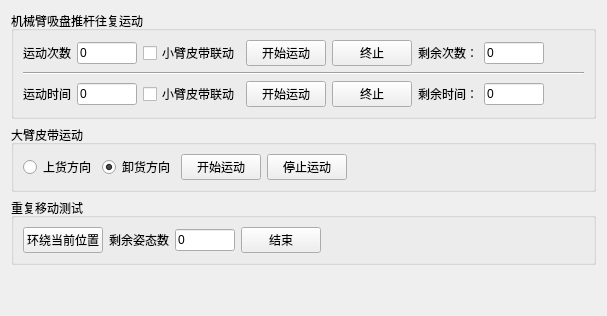
     <widget class="QWidget" name="tab_4">
      <attribute name="title">
       <string>调试</string>
      </attribute>
      <layout class="QGridLayout" name="gridLayout_11">
       <item row="0" column="0">
        <layout class="QGridLayout" name="gridLayout_10">
         <item row="5" column="0">
          <spacer name="verticalSpacer_2">
           <property name="orientation">
            <enum>Qt::Vertical</enum>
           </property>
           <property name="sizeHint" stdset="0">
            <size>
             <width>20</width>
             <height>40</height>
            </size>
           </property>
          </spacer>
         </item>
         <item row="3" column="0">
          <widget class="QGroupBox" name="groupBox_2">
           <property name="title">
            <string>大臂皮带运动</string>
           </property>
           <layout class="QGridLayout" name="gridLayout_14">
            <item row="0" column="0">
             <layout class="QGridLayout" name="gridLayout_12">
              <item row="0" column="0">
               <layout class="QHBoxLayout" name="horizontalLayout_9">
                <item>
                 <widget class="QRadioButton" name="radioUploadDirection">
                  <property name="text">
                   <string>上货方向</string>
                  </property>
                  <property name="checkable">
                   <bool>true</bool>
                  </property>
                  <property name="checked">
                   <bool>false</bool>
                  </property>
                 </widget>
                </item>
                <item>
                 <widget class="QRadioButton" name="radioUnloadDirection">
                  <property name="text">
                   <string>卸货方向</string>
                  </property>
                  <property name="checked">
                   <bool>true</bool>
                  </property>
                 </widget>
                </item>
                <item>
                 <widget class="QPushButton" name="btnStartRunConveyor">
                  <property name="text">
                   <string>开始运动</string>
                  </property>
                 </widget>
                </item>
                <item>
                 <widget class="QPushButton" name="btnStopRunConveyor">
                  <property name="text">
                   <string>停止运动</string>
                  </property>
                 </widget>
                </item>
                <item>
                 <spacer name="horizontalSpacer_9">
                  <property name="orientation">
                   <enum>Qt::Horizontal</enum>
                  </property>
                  <property name="sizeHint" stdset="0">
                   <size>
                    <width>40</width>
                    <height>20</height>
                   </size>
                  </property>
                 </spacer>
                </item>
               </layout>
              </item>
             </layout>
            </item>
           </layout>
          </widget>
         </item>
         <item row="2" column="0">
          <widget class="QGroupBox" name="groupBox">
           <property name="title">
            <string>机械臂吸盘推杆往复运动</string>
           </property>
           <layout class="QGridLayout" name="gridLayout_13">
            <item row="0" column="0">
             <layout class="QHBoxLayout" name="horizontalLayout_8">
              <item>
               <widget class="QLabel" name="label_37">
                <property name="text">
                 <string>运动次数</string>
                </property>
               </widget>
              </item>
              <item>
               <widget class="QLineEdit" name="edtRunCount">
                <property name="maximumSize">
                 <size>
                  <width>60</width>
                  <height>16777215</height>
                 </size>
                </property>
                <property name="text">
                 <string>0</string>
                </property>
               </widget>
              </item>
              <item>
               <widget class="QCheckBox" name="checkRunConveyor_1">
                <property name="text">
                 <string>小臂皮带联动</string>
                </property>
               </widget>
              </item>
              <item>
               <widget class="QPushButton" name="btnStartRun_1">
                <property name="text">
                 <string>开始运动</string>
                </property>
               </widget>
              </item>
              <item>
               <widget class="QPushButton" name="btnStopRun_1">
                <property name="text">
                 <string>终止</string>
                </property>
               </widget>
              </item>
              <item>
               <widget class="QLabel" name="label_39">
                <property name="text">
                 <string>剩余次数：</string>
                </property>
               </widget>
              </item>
              <item>
               <widget class="QLineEdit" name="edtRemainingRunCount">
                <property name="maximumSize">
                 <size>
                  <width>60</width>
                  <height>16777215</height>
                 </size>
                </property>
                <property name="text">
                 <string>0</string>
                </property>
                <property name="readOnly">
                 <bool>true</bool>
                </property>
               </widget>
              </item>
              <item>
               <spacer name="horizontalSpacer_8">
                <property name="orientation">
                 <enum>Qt::Horizontal</enum>
                </property>
                <property name="sizeHint" stdset="0">
                 <size>
                  <width>40</width>
                  <height>20</height>
                 </size>
                </property>
               </spacer>
              </item>
             </layout>
            </item>
            <item row="1" column="0">
             <widget class="Line" name="line_5">
              <property name="orientation">
               <enum>Qt::Horizontal</enum>
              </property>
             </widget>
            </item>
            <item row="2" column="0">
             <layout class="QHBoxLayout" name="horizontalLayout_7">
              <item>
               <widget class="QLabel" name="label_33">
                <property name="text">
                 <string>运动时间</string>
                </property>
               </widget>
              </item>
              <item>
               <widget class="QLineEdit" name="edtRunTime">
                <property name="maximumSize">
                 <size>
                  <width>60</width>
                  <height>16777215</height>
                 </size>
                </property>
                <property name="text">
                 <string>0</string>
                </property>
               </widget>
              </item>
              <item>
               <widget class="QCheckBox" name="checkRunConveyor_2">
                <property name="text">
                 <string>小臂皮带联动</string>
                </property>
               </widget>
              </item>
              <item>
               <widget class="QPushButton" name="btnStartRun_2">
                <property name="text">
                 <string>开始运动</string>
                </property>
               </widget>
              </item>
              <item>
               <widget class="QPushButton" name="btnStopRun_2">
                <property name="text">
                 <string>终止</string>
                </property>
               </widget>
              </item>
              <item>
               <widget class="QLabel" name="label_35">
                <property name="text">
                 <string>剩余时间：</string>
                </property>
               </widget>
              </item>
              <item>
               <widget class="QLineEdit" name="edtRemainingRunTime">
                <property name="maximumSize">
                 <size>
                  <width>60</width>
                  <height>16777215</height>
                 </size>
                </property>
                <property name="text">
                 <string>0</string>
                </property>
                <property name="readOnly">
                 <bool>true</bool>
                </property>
               </widget>
              </item>
              <item>
               <spacer name="horizontalSpacer_7">
                <property name="orientation">
                 <enum>Qt::Horizontal</enum>
                </property>
                <property name="sizeHint" stdset="0">
                 <size>
                  <width>40</width>
                  <height>20</height>
                 </size>
                </property>
               </spacer>
              </item>
             </layout>
            </item>
           </layout>
          </widget>
         </item>
         <item row="4" column="0">
          <widget class="QGroupBox" name="groupBox_3">
           <property name="title">
            <string>重复移动测试</string>
           </property>
           <layout class="QGridLayout" name="gridLayout_16">
            <item row="0" column="0">
             <layout class="QGridLayout" name="gridLayout_15">
              <item row="0" column="2">
               <widget class="QLineEdit" name="edtEncircleMotionRunCount">
                <property name="minimumSize">
                 <size>
                  <width>60</width>
                  <height>0</height>
                 </size>
                </property>
                <property name="maximumSize">
                 <size>
                  <width>60</width>
                  <height>16777215</height>
                 </size>
                </property>
                <property name="text">
                 <string>0</string>
                </property>
               </widget>
              </item>
              <item row="0" column="1">
               <widget class="QLabel" name="label_34">
                <property name="text">
                 <string>剩余姿态数</string>
                </property>
               </widget>
              </item>
              <item row="0" column="0">
               <widget class="QPushButton" name="btnEncircleMotion">
                <property name="text">
                 <string>环绕当前位置</string>
                </property>
               </widget>
              </item>
              <item row="0" column="3">
               <widget class="QPushButton" name="btnEncircleMotionStop">
                <property name="text">
                 <string>结束</string>
                </property>
               </widget>
              </item>
              <item row="0" column="4">
               <spacer name="horizontalSpacer_10">
                <property name="orientation">
                 <enum>Qt::Horizontal</enum>
                </property>
                <property name="sizeHint" stdset="0">
                 <size>
                  <width>40</width>
                  <height>20</height>
                 </size>
                </property>
               </spacer>
              </item>
             </layout>
            </item>
           </layout>
          </widget>
         </item>
        </layout>
       </item>
      </layout>
     </widget>
